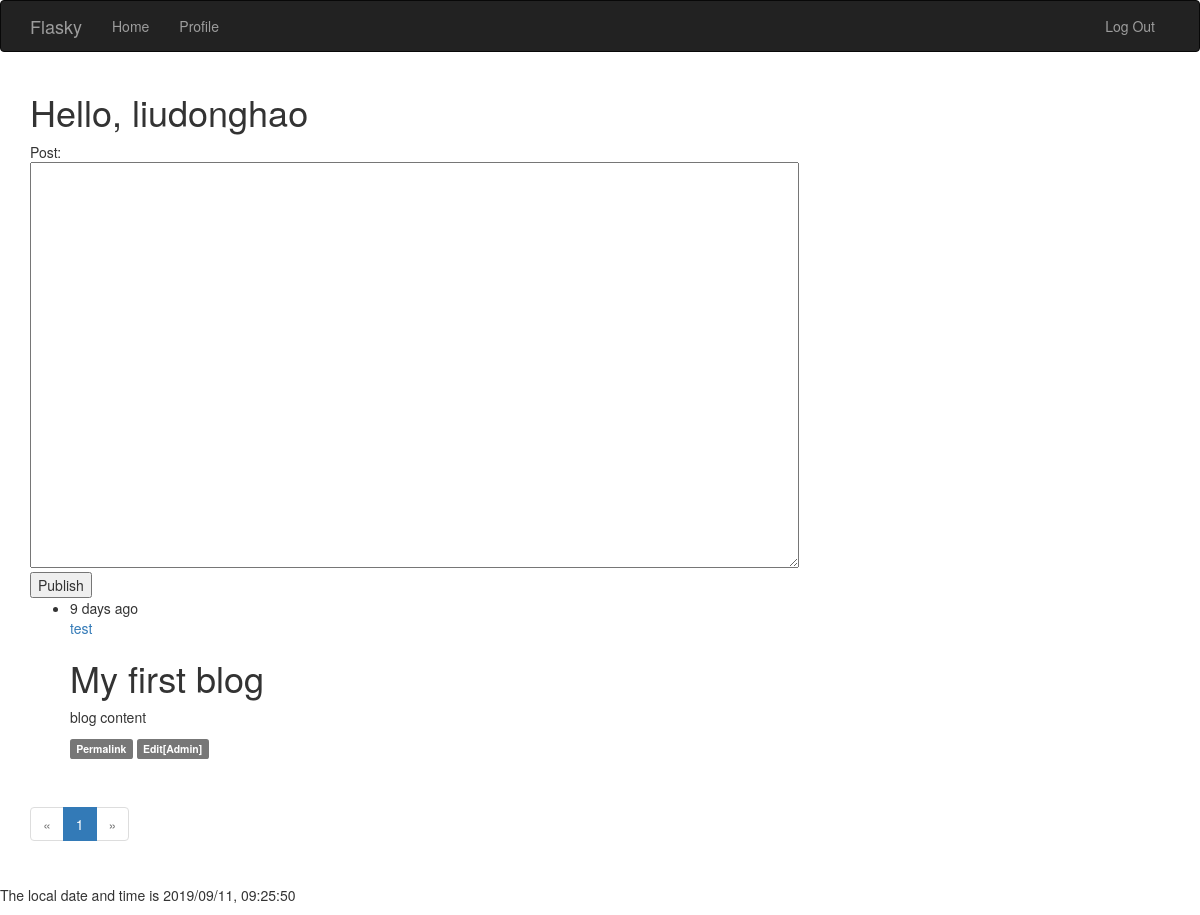
The page / (signed in) on the database its author committed.
### app/models.py (models this page shows, shortened)
class User(UserMixin, db.Model):
    __tablename__ = 'users'
    id = db.Column(db.Integer, primary_key=True)
    username = db.Column(db.String(65), unique=True, index=True)
    email = db.Column(db.String(65), unique=True, index=True)
    password_hash = db.Column(db.String(128))
    confirmed = db.Column(db.Boolean, default=False)
    name = db.Column(db.String(65))
    location = db.Column(db.String(65))
    about_me = db.Column(db.Text())
    member_since = db.Column(db.DateTime(), default=datetime.utcnow)
    last_seen    = db.Column(db.DateTime(), default=datetime.utcnow)
    role_id = db.Column(db.Integer, db.ForeignKey('roles.id'))
    posts = db.relationship('Post', backref='author', lazy='dynamic')
    followed = db.relationship('Follow', foreign_keys=[Follow.follower_id], backref=db.backref('follower', lazy='joined'), lazy='dynamic', cascade='all, delete-orphan')
    followers = db.relationship('Follow', foreign_keys=[Follow.followed_id], backref=db.backref('followed', lazy='joined'), lazy='dynamic', cascade='all, delete-orphan')
    @property
    def password(self):
        raise AttributeError('password is not a reable attribute')
    def can(self, permissions):
        return self.role is not None and ((self.role.permissions & permissions) == permissions)
    def is_administrator(self):
        return self.can(RolePermissionCode.ADMINISTRATOR)
    def ping(self):
        self.last_seen = datetime.utcnow()
        db.session.add(self)

class Post(db.Model):
    __tablename__ = 'posts'
    id = db.Column(db.Integer, primary_key=True)
    body = db.Column(db.Text())
    body_html = db.Column(db.Text())
    timestamp = db.Column(db.DateTime(), default=datetime.utcnow)
    author_id = db.Column(db.Integer, db.ForeignKey('users.id'))

### app/main/views.py (the view)
@main.route('/', methods=['GET', 'POST'])
def index():
    form = PostForm()
    if current_user.can(Permission.WRITE_ARTICLES ) and form.validate_on_submit():
        post = Post(body=form.body.data, author_id=current_user.id)
        post.body_html = Post.markdown_to_html(post.body)
        db.session.add(post)
        return redirect(url_for('main.index'))
    page = request.args.get('page', 1, type=int)
    pagination = Post.query.order_by(Post.timestamp.desc()).paginate(page, per_page=10, error_out=False)
    posts = pagination.items
    return render_template('index.html', form=form, posts=posts, pagination=pagination)

### app/main/forms.py
class PostForm(Form):
    body = PageDownField('What is on your mind?')
    submit = SubmitField('Submit')

### app/auth/views.py (called while the page is built)
@auth.before_app_request
def before_request():
    if current_user.is_authenticated:
        current_user.ping()
        if not current_user.confirmed \
        and request.endpoint[:5] != 'auth.' \
        and request.endpoint != 'static' :
            return redirect(url_for('auth.unconfirmed'))

### app/main/__init__.py (called while the page is built)
@main.app_context_processor
def inject_permissions():
    return dict(Permission=Permission)

### app/models.py (called while the page is built)
@login_manager.user_loader
def load_user(user_id):
    return User.query.get(int(user_id))

### app/templates/index.html (shortened to what this page needs)
{% extends 'base.html' %}
{% import "bootstrap/wtf.html" as wtf %}
{% import "_macros.html" as macros %}
{% block page_content %}
<div class="page-head">
	<h1>Hello,
	{% if current_user.is_authenticated %}
	{{ current_user.username }}
	{% else %}
	Stranger
	<a href="{{ url_for('auth.register') }}">Click here to register</a>
	{% endif %}
	</h1>
</div>
<div>
	{% if current_user.can(Permission.WRITE_ARTICLES) %}
	<form action="" method=post>
    Post:<br/>
	{{ form.body(cols="100", rows="20") }}</br>
    <input type=submit value="Publish">
	</form>
	{% endif %}
</div>
{% include '_posts.html' %}
{% if pagination %}
<div class="pagination">
{{ macros.pagination_widget(pagination, '.index') }}
</div>
{% endif %}
{% endblock %}
{% block scripts %}
{{ super() }}
{% endblock %}

### app/templates/_posts.html
<ul class="posts">
	{% for post in posts %}
	<li class="post">
		<div class="post-content">
			<div class="post-date">
				{{ moment(post.timestamp).fromNow() }}
			</div>
			<div class="post-author">
				<a href="{{ url_for('.user', username=post.author.username) }}"> {{ post.author.username }} </a>
			</div>
			<div class="post-body">
				{%if post.body_html %}
				{{ post.body_html | safe }}
				{% else %}
				{{ post.body }}
				{% endif %}
			</div>
			<div class="post-footer">
				<a href="{{ url_for('.post', id=post.id) }}">
					<span class="label label-default">Permalink</span>
				</a>
				{% if current_user.id == post.author_id %}
				<a href="{{ url_for('.edit_post', id=post.id) }}">
					<span class="label label-default">Edit</span>
				</a>
				{% elif current_user.is_administrator() %}
				<a href="{{ url_for('.edit_post', id=post.id) }}">
					<span class="label label-default">Edit[Admin]</span>
				</a>
				{% endif %}
			</div>
		</div>
	</li>
	{% endfor %}
</ul>

### rows shown on the page
User: username "liudonghao"
Post: timestamp "9 days ago", author.username "test", body_html "My first blog blog content"

### other values the page prints
{{ p }} "1"
{{ moment().format('YYYY/MM/DD, HH:mm:ss',refresh=True) }} "2019/09/11, 09:25:50"
